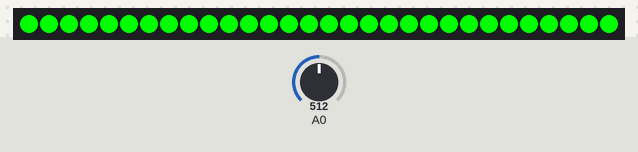
A sketch run on a simulated Arduino Uno, built with avr-gcc and run on an emulated ATmega328P. On the bench: 30 RGB LEDs in strip order, left to right. The inputs (shaded band) are chosen by the test bench; at power-on: A0 = 512. Dim RGB values are drawn brighter than linear; colours are those a GRB WS2812 strip shows for the declared byte order; what the sketch prints to the serial monitor is not drawn.

Above: at 3.2 s.
3.3 s: A0 set to 595
4.8 s: A0 set to 621
At 5.1 s:
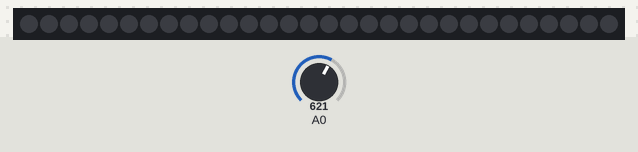
6.3 s: A0 set to 122
At 7.4 s:
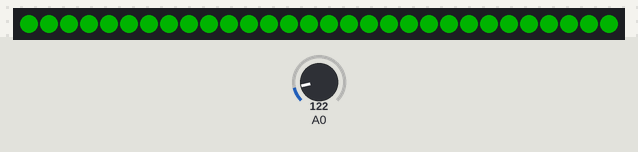
7.8 s: A0 set to 23
At 8.6 s:
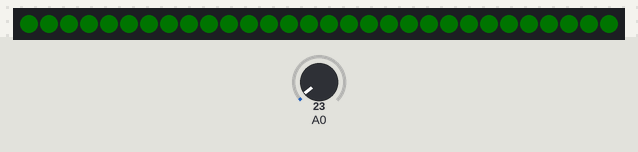
9.3 s: A0 set to 18
At 9.7 s:
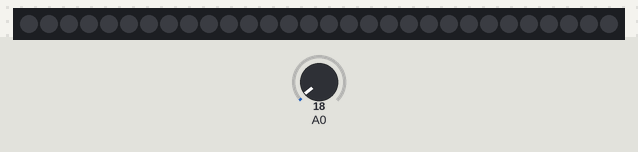
Timing chart, 0 to 9.8 s (numbered marks = the images above; inputs shaded):
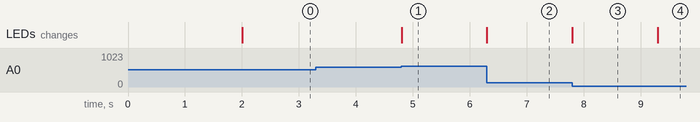

Measured:
- the behaviour switches between 613 and 614 on A0 (found by bisection; images 0 and 1)
- the behaviour switches between 21 and 20 on A0 (found by bisection; images 3 and 4)
- after the input at 4.8 s, the LEDs: change at once (image 1)
- after the input at 6.3 s, the LEDs: change at once (image 2)
- after the input at 7.8 s, the LEDs: change at once (image 3)
- after the input at 9.3 s, the LEDs: change at once (image 4)

The sketch:

RGBCalibrate.ino
```cpp
#include "FastLED.h"


////////////////////////////////////////////////////////////////////////////////////////////////////
//
// RGB Calibration code
//
// Use this sketch to determine what the RGB ordering for your chipset should be.  Steps for setting up to use:

// * Uncomment the line in setup that corresponds to the LED chipset that you are using.  (Note that they
//   all explicitly specify the RGB order as RGB)
// * Define DATA_PIN to the pin that data is connected to.
// * (Optional) if using software SPI for chipsets that are SPI based, define CLOCK_PIN to the clock pin
// * Compile/upload/run the sketch

// You should see six leds on.  If the RGB ordering is correct, you should see 1 red led, 2 green
// leds, and 3 blue leds.  If you see different colors, the count of each color tells you what the
// position for that color in the rgb orering should be.  So, for example, if you see 1 Blue, and 2
// Red, and 3 Green leds then the rgb ordering should be BRG (Blue, Red, Green).

// You can then test this ordering by setting the RGB ordering in the addLeds line below to the new ordering
// and it should come out correctly, 1 red, 2 green, and 3 blue.
//
//////////////////////////////////////////////////

#define NUM_LEDS 30

// For led chips like WS2812, which have a data line, ground, and power, you just
// need to define DATA_PIN.  For led chipsets that are SPI based (four wires - data, clock,
// ground, and power), like the LPD8806 define both DATA_PIN and CLOCK_PIN
// Clock pin only needed for SPI based chipsets when not using hardware SPI
#define DATA_PIN 5
//#define CLOCK_PIN 13

CRGB leds[NUM_LEDS];
void setup() {
    // sanity check delay - allows reprogramming if accidently blowing power w/leds
    delay(2000);

    // Uncomment/edit one of the following lines for your leds arrangement.
    // ## Clockless types ##
    // FastLED.addLeds<SM16703, DATA_PIN, RGB>(leds, NUM_LEDS);
    // FastLED.addLeds<TM1829, DATA_PIN, RGB>(leds, NUM_LEDS);
    // FastLED.addLeds<TM1812, DATA_PIN, RGB>(leds, NUM_LEDS);
    // FastLED.addLeds<TM1809, DATA_PIN, RGB>(leds, NUM_LEDS);
    // FastLED.addLeds<TM1804, DATA_PIN, RGB>(leds, NUM_LEDS);
    // FastLED.addLeds<TM1803, DATA_PIN, RGB>(leds, NUM_LEDS);
    // FastLED.addLeds<UCS1903, DATA_PIN, RGB>(leds, NUM_LEDS);
    // FastLED.addLeds<UCS1903B, DATA_PIN, RGB>(leds, NUM_LEDS);
    // FastLED.addLeds<UCS1904, DATA_PIN, RGB>(leds, NUM_LEDS);
    // FastLED.addLeds<UCS2903, DATA_PIN, RGB>(leds, NUM_LEDS);
    // FastLED.addLeds<WS2812, DATA_PIN, RGB>(leds, NUM_LEDS);  // GRB ordering is typical
    // FastLED.addLeds<WS2852, DATA_PIN, RGB>(leds, NUM_LEDS);  // GRB ordering is typical
     FastLED.addLeds<WS2812B, DATA_PIN, RGB>(leds, NUM_LEDS);  // GRB ordering is typical
    // FastLED.addLeds<GS1903, DATA_PIN, RGB>(leds, NUM_LEDS);
    // FastLED.addLeds<SK6812, DATA_PIN, RGB>(leds, NUM_LEDS);  // GRB ordering is typical
    // FastLED.addLeds<SK6822, DATA_PIN, RGB>(leds, NUM_LEDS);
    // FastLED.addLeds<APA106, DATA_PIN, RGB>(leds, NUM_LEDS);
    // FastLED.addLeds<PL9823, DATA_PIN, RGB>(leds, NUM_LEDS);
    // FastLED.addLeds<SK6822, DATA_PIN, RGB>(leds, NUM_LEDS);
    // FastLED.addLeds<WS2811, DATA_PIN, RGB>(leds, NUM_LEDS);
    // FastLED.addLeds<WS2813, DATA_PIN, RGB>(leds, NUM_LEDS);
    // FastLED.addLeds<APA104, DATA_PIN, RGB>(leds, NUM_LEDS);
    // FastLED.addLeds<WS2811_400, DATA_PIN, RGB>(leds, NUM_LEDS);
    // FastLED.addLeds<GE8822, DATA_PIN, RGB>(leds, NUM_LEDS);
    // FastLED.addLeds<GW6205, DATA_PIN, RGB>(leds, NUM_LEDS);
    // FastLED.addLeds<GW6205_400, DATA_PIN, RGB>(leds, NUM_LEDS);
    // FastLED.addLeds<LPD1886, DATA_PIN, RGB>(leds, NUM_LEDS);
    // FastLED.addLeds<LPD1886_8BIT, DATA_PIN, RGB>(leds, NUM_LEDS);
    // ## Clocked (SPI) types ##
    // FastLED.addLeds<LPD6803, DATA_PIN, CLOCK_PIN, RGB>(leds, NUM_LEDS);  // GRB ordering is typical
    // FastLED.addLeds<LPD8806, DATA_PIN, CLOCK_PIN, RGB>(leds, NUM_LEDS);  // GRB ordering is typical
    // FastLED.addLeds<WS2801, DATA_PIN, CLOCK_PIN, RGB>(leds, NUM_LEDS);
    // FastLED.addLeds<WS2803, DATA_PIN, CLOCK_PIN, RGB>(leds, NUM_LEDS);
    // FastLED.addLeds<SM16716, DATA_PIN, CLOCK_PIN, RGB>(leds, NUM_LEDS);
    // FastLED.addLeds<P9813, DATA_PIN, CLOCK_PIN, RGB>(leds, NUM_LEDS);  // BGR ordering is typical
    // FastLED.addLeds<DOTSTAR, DATA_PIN, CLOCK_PIN, RGB>(leds, NUM_LEDS);  // BGR ordering is typical
    // FastLED.addLeds<APA102, DATA_PIN, CLOCK_PIN, RGB>(leds, NUM_LEDS);  // BGR ordering is typical
    // FastLED.addLeds<SK9822, DATA_PIN, CLOCK_PIN, RGB>(leds, NUM_LEDS);  // BGR ordering is typical

    // FastLED.setBrightness(CRGB(255,255,255));
      Serial.begin(19200);
}

void loop() {
 // read the input on analog pin 0:
  int sensorValue = analogRead(A0);
  // Convert the analog reading (which goes from 0 - 1023) to a voltage (0 - 5V):
  float voltage = sensorValue * (5.0 / 1023.0);
  // print out the value you read:
 int k = 0;

  if(voltage <= 0.25 && voltage >= 0.1){
    k = 1;
  }
  else if(voltage <= 0.4 && voltage >= 0.1){
    k = 20;
  }
  else if(voltage <= 0.7 && voltage >= 0.1){
    k = 60;
  }
  else if(voltage >= 0.7 && voltage <= 0.80 && voltage >= 0.1){
    k = 100;
  }
  else if(voltage >= 0.77 && voltage <= 3 && voltage >= 0.1){
    k = 255;
    }
  else {
    k = 0;
    }

    Serial.println(voltage);
    for(int numbers = 0; numbers < 30; numbers++){
    leds[numbers] = CRGB(k,0,0);
    }
    FastLED.show();
    delay(1);
}
```
